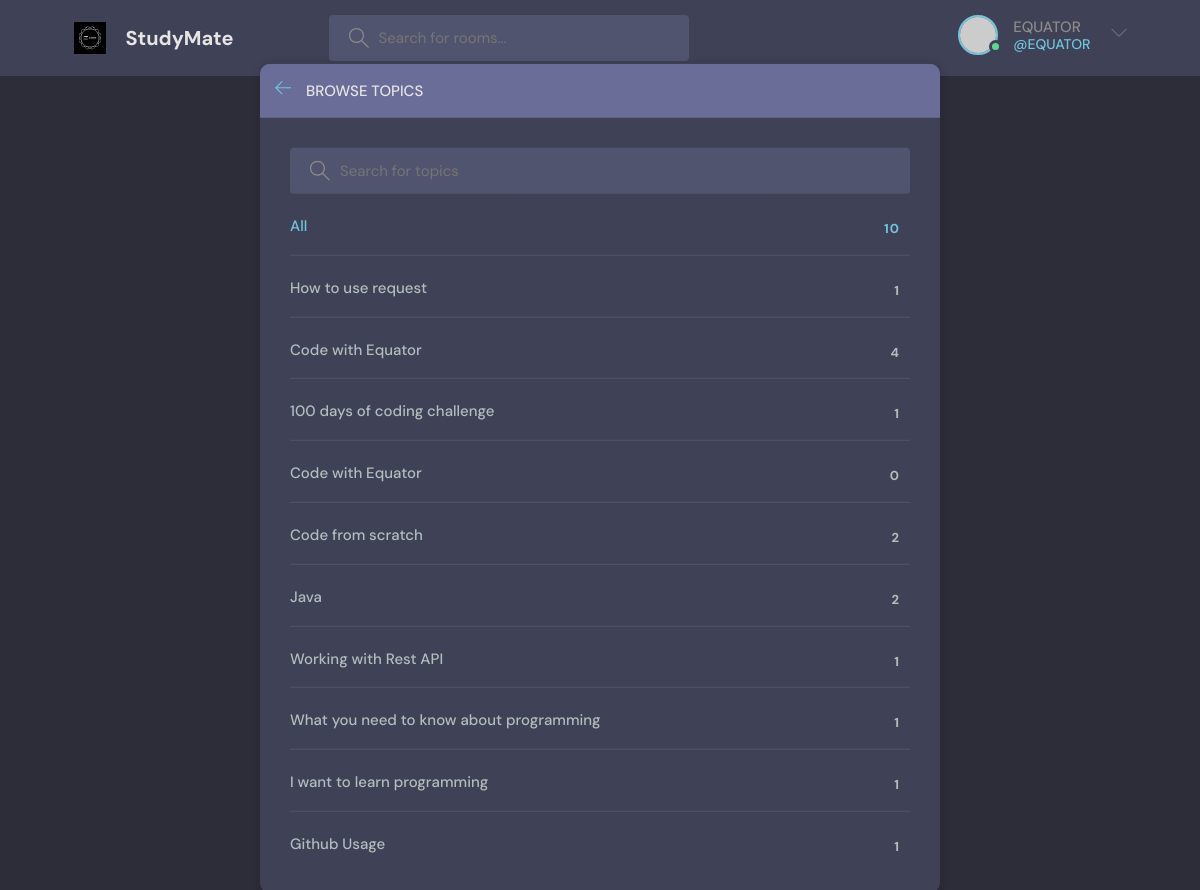
The app's page /topics/ (signed in) with its own data.
### page/models.py (models this page shows, shortened)
class Topic(models.Model):
    name = models.CharField(max_length=100)

### page/views.py (the view)
# urls.py: path('topics/', views.topicsPage, name="topics"),
def topicsPage(request):
     q = request.GET.get('q') if request.GET.get('q') != None else ""
     topics = Topic.objects.filter(name__icontains=q)
     return render(request, "page/topics.html", {'topics': topics})

### page/templates/page/topics.html (shortened to what this page needs)
{% extends 'main.html' %} {% block content %}
<main class="create-room layout">
  <div class="container">
    <div class="layout__box">
      <div class="layout__boxHeader">
        <div class="layout__boxTitle">
          <a href="{% url 'index' %}">
            <svg
              version="1.1"
              xmlns="http://www.w3.org/2000/svg"
              width="32"
              height="32"
              viewBox="0 0 32 32"
            >
              <title>arrow-left</title>
              <path
                d="M13.723 2.286l-13.723 13.714 13.719 13.714 1.616-1.611-10.96-10.96h27.625v-2.286h-27.625l10.965-10.965-1.616-1.607z"
              ></path>
            </svg>
          </a>
          <h3>Browse Topics</h3>
        </div>
      </div>
      <div class="topics-page layout__body">
        <form action="" method="GET" class="header__search">
          <label>
            <input name="q" placeholder="Search for topics" />
          </label>
        </form>
        <ul class="topics__list">
          <li>
            <a href="{% url 'topics' %}" class="active"
              >All <span>{{topics.count}}</span></a
            >
          </li>
          {% for topic in topics %}
          <li>
            <a href="{% url 'index' %}?q={{topic.name}}"
              >{{ topic.name }} <span>{{topic.room_set.all.count}}</span></a
            >
          </li>
          {% endfor %}
        </ul>
      </div>
    </div>
  </div>
</main>
{% endblock content %}

### templates/navbar.html (shortened to what this page needs)
{% load static %}
<header class="header header--loggedIn">
  <div class="container">
    <a href="{% url 'index' %}" class="header__logo">
      <img src="{% static 'images/logo-white.svg' %}" />
      <h1>StudyMate</h1>
    </a>
    <form class="header__search" method="GET" action="{% url 'index' %}">
      <label>
        <input type="text" name="q" placeholder="Search for rooms..." />
      </label>
    </form>
    <nav class="header__menu">
      {% if request.user.is_authenticated %}
      <div class="header__user">
        <a href="{% url 'user-profile' user.id %}">
          <div class="avatar avatar--medium active">
            <img src="https://randomuser.me/api/portraits/men/37.jpg" />
          </div>
          <p>
            {{ request.user.username }}<span>@{{ request.user.username }}</span>
          </p>
        </a>
        <button class="dropdown-button">
          <svg
            version="1.1"
            xmlns="http://www.w3.org/2000/svg"
            width="32"
            height="32"
            viewBox="0 0 32 32"
          >
            <title>chevron-down</title>
            <path d="M16 21l-13-13h-3l16 16 16-16h-3l-13 13z"></path>
          </svg>
        </button>
      </div>
      {% else %}
      <a href="{% url 'login' %}">
        <img src="{% static 'images/avatar.svg' %}" />
        <p>Login</p>
      </a>
      {% endif %}
    </nav>
  </div>
</header>

### static/css/style.css (style rules this page uses)
:root { --color-main: #71c6dd; --color-main-light: #e1f6fb; --color-dark: #3f4156; --color-dark-medium: #51546e; --color-dark-light: #696d97; --color-light: #e5e5e5; --color-gray: #8b8b8b; --color-light-gray: #b2bdbd; --color-bg: #2d2d39; --color-success: #5dd693; --color-error: #fc4b0b; }
* { font-family: "DM Sans", -apple-system, BlinkMacSystemFont, "Segoe UI", Roboto, Oxygen, Ubuntu, Cantarell, "Open Sans", "Helvetica Neue", sans-serif; margin: 0; padding: 0; box-sizing: border-box; text-rendering: optimizeLegibility; font-size: inherit; }
html { font-size: 56.25%; }
@media only screen and (min-width: 1200px) { html { font-size: 62.5%; } }
body { line-height: 1.6; font-weight: 400; font-size: 1.5rem; color: var(--color-light-gray); background-color: var(--color-bg); min-height: 100vh; }
img { width: 100%; }
a { display: inline-block; color: var(--color-main); text-decoration: none; }
.container { max-width: 120rem; width: 90%; margin: auto; }
.avatar { position: relative; display: inline-block; border-radius: 50%; border: 2px solid var(--color-main); }
.avatar img { display: block; border-radius: 50%; object-fit: cover; object-position: center; }
.avatar::after { content: ""; display: block; position: absolute; background-color: var(--color-gray); z-index: 111; border-radius: 50%; border: 0.3rem solid var(--color-dark); }
.avatar.active::after { background-color: var(--color-success); }
.avatar.avatar--medium img { width: 3.6rem; height: 3.6rem; border-radius: 50%; }
.avatar.avatar--medium:after { width: 0.7rem; height: 0.7rem; bottom: 0px; right: -6px; }
.header { padding: 1.5rem; background-color: var(--color-dark); }
.header > .container { display: flex; gap: 9.5rem; }
.header__logo, .header__user { display: flex; gap: 2rem; align-items: center; }
.header__logo > img { height: 3.2rem; width: 3.2rem; }
.header__logo > h1 { font-weight: 700; font-size: 2rem; color: var(--color-light); }
.header__search > label { background-color: var(--color-dark-medium); padding: 1.3rem 1rem; display: flex; align-items: center; gap: 1rem; border-radius: 4px; }
.header__search svg { fill: var(--color-gray); width: 2rem; height: 2rem; margin-left: 1rem; }
.header__search input { width: 30rem; background: transparent; border: none; outline: none; color: var(--color-light); }
.header__menu { margin-left: auto; position: relative; }
.header__menu a { display: flex; gap: 1.5rem; align-items: center; font-weight: 500; text-decoration: none; color: var(--color-gray); }
.header__menu img { height: 3.6rem; }
.header__menu p { line-height: 1.2; }
.header__menu span { color: var(--color-main); font-weight: 500; font-size: 1.4rem; display: block; }
.header__menu svg { width: 1.6rem; height: 1.6rem; fill: var(--color-dark-light); }
.dropdown-button { background: transparent; border: 0; outline: 0; cursor: pointer; }
.layout { margin-top: 2.4rem; }
.layout > .container { display: flex; justify-content: space-between; align-items: flex-start; }
.layout__box { width: 90%; max-width: 48rem; min-height: 40rem; position: absolute; top: 50%; left: 50%; transform: translate(-50%, -46%); background-color: var(--color-dark); border-radius: 1rem; box-shadow: 1px 1px 6px 3px rgba(0, 0, 0, 0.1); overflow: hidden; }
.layout__boxHeader { display: flex; padding: 1.5rem; background-color: var(--color-dark-light); }
.layout__boxTitle { display: flex; gap: 1.5rem; align-items: center; }
.layout__boxTitle h3 { text-transform: uppercase; font-weight: 500; color: var(--color-light); }
.layout__boxTitle svg { width: 1.6rem; height: 1.6rem; fill: var(--color-main); }
.layout__body { margin: 3rem; }
.topics__list { list-style: none; }
.topics__list li a { display: flex; justify-content: space-between; margin-bottom: 3rem; font-weight: 500; color: var(--color-light-gray); transition: all 0.3s ease-in-out; }
.topics__list li a.active, .topics__list li a:hover { color: var(--color-main); }
.topics__list li a span { padding: 0.5rem 1rem; background-color: var(--color-dark); border-radius: 3px; font-size: 1.3rem; font-weight: 700; letter-spacing: 1px; }
.topics-page .topics__list li:not(:last-child) a { margin: 2rem 0; padding-bottom: 1rem; text-decoration: none; border-bottom: 1px solid var(--color-dark-medium); }
.topics-page .header__search { display: block; }
.create-room.layout .layout__box { max-width: 68rem; }

### records on screen
Topic: name "How to use request", room_set.all.count "1"
Topic: name "Code with Equator", room_set.all.count "4"
Topic: name "100 days of coding challenge", room_set.all.count "1"
Topic: name "Code with Equator", room_set.all.count "0"
Topic: name "Code from scratch", room_set.all.count "2"
Topic: name "Java", room_set.all.count "2"
Topic: name "Working with Rest API", room_set.all.count "1"
Topic: name "What you need to know about programming", room_set.all.count "1"
Topic: name "I want to learn programming", room_set.all.count "1"
Topic: name "Github Usage", room_set.all.count "1"

### other values on screen
{{ request.user.username }} "EQUATOR"
{{ topics.count }} "10"
